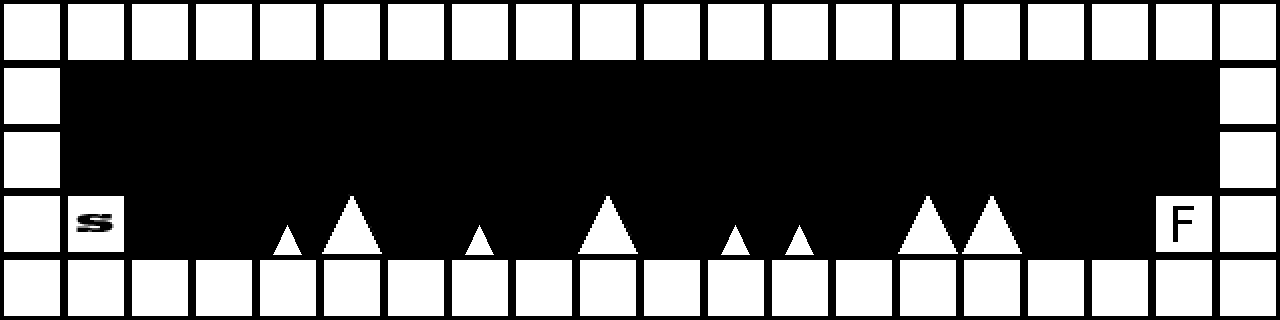

A level layout from a 2D game, rendered from its tile map. Below: a short description, then the map file with tile-grid data replaced by summaries:
An orthogonal 20x5 tile map with 64x64 px tiles, 1 tile layer (Blocks).

<map version="1.0" orientation="orthogonal" width="20" height="5" tilewidth="64" tileheight="64">
 <properties>
  <property name="CantStop" value="false" />
  <property name="DoubleJump" value="0" />
  <property name="GameMode" value="Race" />
  <property name="Gravity" value="3000" />
  <property name="JumpMania" value="false" />
 </properties>
 <tileset firstgid="1" name="Sheet" tilewidth="64" tileheight="64">
  <image source="../../../TextureSheets/Sheet.png" width="256" height="256" />
 </tileset>
 <objectgroup name="Objects" width="20" height="5" />
 <layer name="Blocks" width="20" height="5">
  <data>[100 cells, 56 non-empty, 5 distinct tile ids]</data>
 </layer>
</map>
